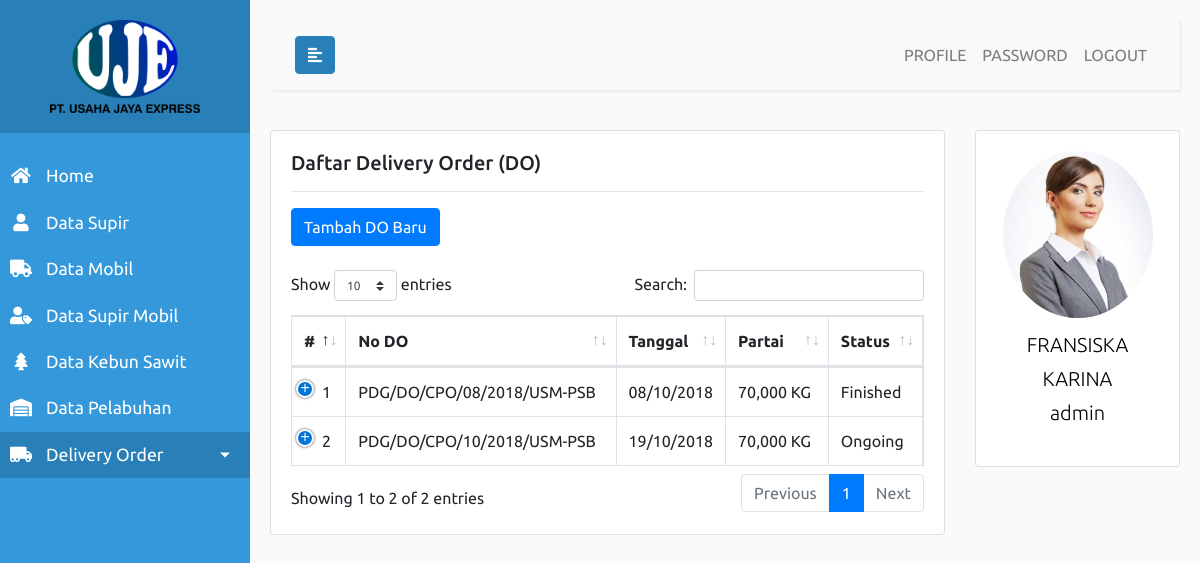
Before: /admin.php?page=daftar-do (signed in) with the older database file.
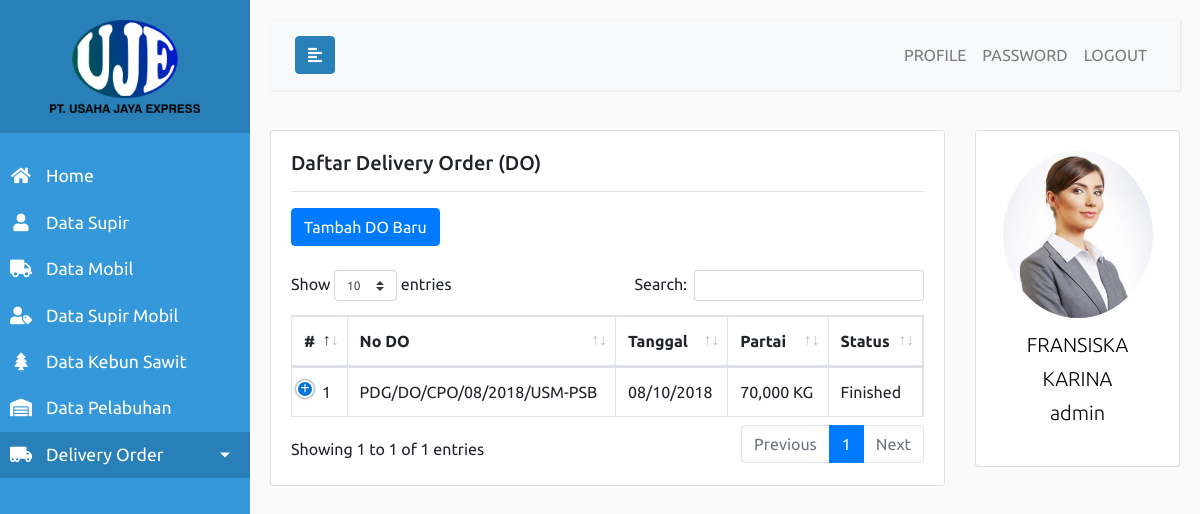
After: the same page with the newer database file.
### tables this page shows
CREATE TABLE `tb_jalan` (
  `id` int(11) NOT NULL AUTO_INCREMENT,
  `user_id` int(11) NOT NULL,
  `kebun_id` int(11) NOT NULL,
  `pelabuhan_id` int(11) NOT NULL,
  `do_no` varchar(100) NOT NULL,
  `do_tanggal` date NOT NULL,
  `partai` int(11) NOT NULL,
  `jenis` enum('CPO') NOT NULL,
  `nominal` int(11) NOT NULL,
  `status` tinyint(4) NOT NULL DEFAULT '0',
  PRIMARY KEY (`id`),
  KEY `FK2` (`user_id`),
  KEY `FK3` (`kebun_id`),
  KEY `FK4` (`pelabuhan_id`),
  CONSTRAINT `FK2` FOREIGN KEY (`user_id`) REFERENCES `tb_user` (`id`) ON DELETE CASCADE ON UPDATE CASCADE,
  CONSTRAINT `FK3` FOREIGN KEY (`kebun_id`) REFERENCES `tb_kebun` (`id`) ON DELETE CASCADE ON UPDATE CASCADE,
  CONSTRAINT `FK4` FOREIGN KEY (`pelabuhan_id`) REFERENCES `tb_pelabuhan` (`id`) ON DELETE CASCADE ON UPDATE CASCADE
);

CREATE TABLE `tb_user` (
  `id` int(11) NOT NULL AUTO_INCREMENT,
  `username` varchar(20) NOT NULL,
  `password` varchar(100) NOT NULL,
  `hak_akses` enum('admin','pimpinan') NOT NULL,
  `status` tinyint(4) NOT NULL DEFAULT '1',
  `nama` varchar(100) NOT NULL,
  `jenis_kelamin` enum('pria','wanita') NOT NULL,
  `tempat_lahir` varchar(50) NOT NULL,
  `tanggal_lahir` date NOT NULL,
  `alamat` text NOT NULL,
  `telepon` varchar(13) NOT NULL,
  `foto` varchar(100) NOT NULL,
  PRIMARY KEY (`id`)
);

### app/app.php (called while the page is built, shortened)
<?php
	function koneksi() {
		$host = 'localhost';
		$user = 'root';
		$pass = '';
		$db = 'pt-uje-db';
		$conn = mysqli_connect($host, $user, $pass, $db);
		return $conn;
	}
	function getProfile() {
		$conn = koneksi();
		$uid = $_SESSION['uid'];
		$query = "SELECT * FROM tb_user WHERE id = '$uid'";
		$process = mysqli_query($conn, $query);
		$data = mysqli_fetch_assoc($process);
		return $data;
	}
?>

### views/admin/do/daftar-do.php (the view, shortened to what this page needs)
<div class="row">
	<div class="col-md-9">
		<div class="card">
			<div class="card-body">
				<h5 class="card-title">Daftar Delivery Order (DO)</h5><hr>
				<a href="?page=tambah-do" target="_blank" class="btn btn-primary">Tambah DO Baru</a><br><br>
				<table id="table-data-do" class="table table-bordered display responsive nowrap" style="width:100%">
					<thead>
						<tr>
							<th>#</th>
							<th>No DO</th>
							<th>Tanggal</th>
							<th>Partai</th>
							<th>Status</th>
						</tr>
					</thead>
					<tbody>
						<?php
							$list_data = [];
							$query = "SELECT * FROM tb_jalan";
							$process = mysqli_query($conn, $query);
							while($row = mysqli_fetch_array($process)) {
								$list_data[] = $row;
							}
							foreach ($list_data as $key => $value) {
						?>
							<tr>
								<td><?php echo $key+1 ?></td>
								<td><?php echo $value['do_no'] ?></td>
								<td><?php echo date('d/m/Y', strtotime($value['do_tanggal'])) ?></td>
								<td><?php echo number_format($value['partai']) ?> KG</td>
								<td><?php echo $value['status'] == '0' ? 'Ongoing' : 'Finished' ?></td>
							</tr>
						<?php
							}
						?>
					</tbody>
				</table>
			</div>
		</div>
	</div>
	<div class="col-md-3">
		<?php include 'views/partials/rightbar.php'; ?>
	</div>
</div>

### admin.php (shortened to what this page needs)
<?php
	require_once 'app/app.php';
	$conn = koneksi();
?>
<!DOCTYPE html>
<html>
<head>
	<link rel="stylesheet" href="assets/vendors/bootstrap/css/bootstrap.min.css">
	<link rel="stylesheet" href="assets/vendors/fontawesome/css/all.min.css">
	<link rel="stylesheet" href="assets/vendors/sweetalert/dist/sweetalert2.min.css">
	<link rel="stylesheet" href="assets/vendors/airdatepicker/dist/css/datepicker.min.css">
	<link rel="stylesheet" href="assets/vendors/datatables/datatables.min.css">
	<link rel="stylesheet" href="assets/vendors/select2/dist/css/select2.min.css">
	<link rel="stylesheet" href="assets/vendors/select2-bootstrap4/dist/select2-bootstrap4.min.css">
	<link rel="stylesheet" href="assets/css/app.css">
</head>
<body>
	<div class="wrapper">
		<?php include 'views/partials/sidebar.php'; ?>
        <div id="content">
			<?php include 'views/partials/navbar.php'; ?>
			<?php
				if (isset($_GET['page'])) {
					$page = $_GET['page'];
					if ($page == 'home') {
						include 'views/admin/home.php';
					} elseif ($page == 'profile') {
						include 'views/admin/profile.php';
					} elseif ($page == 'ubah-password') {
						include 'views/admin/ubah-password.php';
					} elseif ($page == 'supir') {
						include 'views/admin/supir/kelola-supir.php';
					} elseif ($page == 'mobil') {
						include 'views/admin/mobil/kelola-mobil.php';
					} elseif ($page == 'supir_mobil') {
						include 'views/admin/supir_mobil/kelola-supir-mobil.php';
					} elseif ($page == 'kebun') {
						include 'views/admin/kebun/kelola-kebun.php';
					} elseif ($page == 'pelabuhan') {
						include 'views/admin/pelabuhan/kelola-pelabuhan.php';
					} elseif ($page == 'tambah-do') {
						include 'views/admin/do/tambah-do.php';
					} elseif ($page == 'daftar-do') {
						include 'views/admin/do/daftar-do.php';
					} elseif ($page == 'detail-do') {
						include 'views/admin/do/detail-do.php';
					} elseif ($page == 'cetak-detail-do') {
						include 'views/admin/do/cetak-detail-do.php';
					} elseif ($page == 'cetak-pengantar') {
						include 'views/admin/do/cetak-pengantar.php';
					} elseif ($page == 'isi-spb') {
						include 'views/admin/do/isi-spb.php';
					}
				}
			?>
        </div>
    </div>
</body>
</html>

### views/partials/sidebar.php (shortened to what this page needs)
<nav id="sidebar">
    <div class="sidebar-header text-center">
        <img src="assets/img/logo2.png" width="150px;"">
    </div>
    <ul class="list-unstyled components">
        <li class="<?php echo ($_GET['page'] == 'home')?'active':''; ?>">
            <a href="?page=home">
                <i class="fa fa-fw fa-home"></i>
                Home
            </a>
        </li>
        <li class="<?php echo ($_GET['page'] == 'supir')?'active':''; ?>">
            <a href="?page=supir">
                <i class="fa fa-fw fa-user"></i>
                Data Supir
            </a>
        </li>
        <li class="<?php echo ($_GET['page'] == 'mobil')?'active':''; ?>">
            <a href="?page=mobil">
                <i class="fa fa-fw fa-truck"></i>
                Data Mobil
            </a>
        </li>
        <li class="<?php echo ($_GET['page'] == 'supir_mobil')?'active':''; ?>">
            <a href="?page=supir_mobil">
                <i class="fa fa-fw fa-user-tag"></i>
                Data Supir Mobil
            </a>
        </li>
        <li class="<?php echo ($_GET['page'] == 'kebun')?'active':''; ?>">
            <a href="?page=kebun">
                <i class="fa fa-fw fa-tree"></i>
                Data Kebun Sawit
            </a>
        </li>
        <li class="<?php echo ($_GET['page'] == 'pelabuhan')?'active':''; ?>">
            <a href="?page=pelabuhan">
                <i class="fa fa-fw fa-warehouse"></i>
                Data Pelabuhan
            </a>
        </li>
        <?php
            if ($_GET['page'] == 'tambah-do' || $_GET['page'] == 'daftar-do') {
                echo '<li class="active">';
            } else {
                echo '<li>';
            }
        ?>
            <a href="#pageSubmenu" data-toggle="collapse" aria-expanded="false" class="dropdown-toggle">
                <i class="fas fa-truck-moving"></i>
                Delivery Order
            </a>
        </li>
    </ul>
</nav>

### views/partials/navbar.php (shortened to what this page needs)
 <nav class="navbar navbar-expand-lg navbar-light bg-light">
    <div class="container-fluid">
        <button type="button" id="sidebarCollapse" class="btn" style="background: #2980B9; color: #fff; border-color: #2980B9;">
            <i class="fas fa-align-left"></i>
        </button>
        <div class="collapse navbar-collapse" id="navbarSupportedContent">
            <ul class="nav navbar-nav ml-auto">
                <li class="nav-item <?php echo ($_GET['page'] == 'profile')?'active':''; ?>">
                    <a class="nav-link" href="?page=profile">PROFILE</a>
                </li>
                <li class="nav-item <?php echo ($_GET['page'] == 'ubah-password')?'active':''; ?>">
                    <a class="nav-link" href="?page=ubah-password">PASSWORD</a>
                </li>
                <li class="nav-item">
                    <a class="nav-link" href="#logout" id="btn-logout">LOGOUT</a>
                </li>
            </ul>
        </div>
    </div>
</nav>

### views/partials/rightbar.php
<div class="card">
	<div class="card-body text-center">
		<img src="/assets/img/profil/<?php echo getProfile()['foto'] ?>" width="150px" class="rounded-circle">
		<p class="profile-name"><?php echo strtoupper(getProfile()['nama']).'<br>'.strtolower($_SESSION['akses']) ?></p>
	</div>
</div>

### assets/css/app.css (style rules this page uses)
body { font-family: 'Ubuntu', sans-serif; background: #fafafa; }
p { font-family: 'Ubuntu', sans-serif; font-size: 1.1em; font-weight: 300; line-height: 1.7em; color: #999; }
a, a:hover, a:focus { color: inherit; text-decoration: none; transition: all 0.3s; }
.navbar { padding: 15px 10px; background: #fff; border: none; border-radius: 0; margin-bottom: 40px; box-shadow: 1px 1px 3px rgba(0, 0, 0, 0.1); }
i, span { display: inline-block; }
.wrapper { display: flex; align-items: stretch; }
#sidebar { min-width: 250px; max-width: 250px; background: #3498DB; color: #fff; transition: all 0.3s; }
#sidebar ul li a { text-align: left; }
#sidebar .sidebar-header { padding: 20px; background: #2980B9; }
#sidebar ul.components { padding: 20px 0; }
#sidebar ul li a { padding: 10px; font-size: 1.1em; display: block; }
#sidebar ul li a i { margin-right: 10px; }
#sidebar ul li.active>a, a[aria-expanded="true"] { color: #fff; background: #2980B9; }
a[data-toggle="collapse"] { position: relative; }
.dropdown-toggle::after { display: block; position: absolute; top: 50%; right: 20px; transform: translateY(-50%); }
#content { width: 100%; padding: 20px; min-height: 100vh; transition: all 0.3s; }
.profile-name { padding-top: 10px; font-size: 20px; color: #000; }

Changed rows visible on the page:
removed tb_jalan: do_no "PDG/DO/CPO/10/2018/USM-PSB", do_tanggal "19/10/2018", partai "70,000", status "Ongoing"
Other visible differences:
text written by a page script: "Show entries Search: Showing 1 to 2 of 2 entries Previous 1 Next" → "Show entries Search: Showing 1 to 1 of 1 entries Previous 1 Next"
